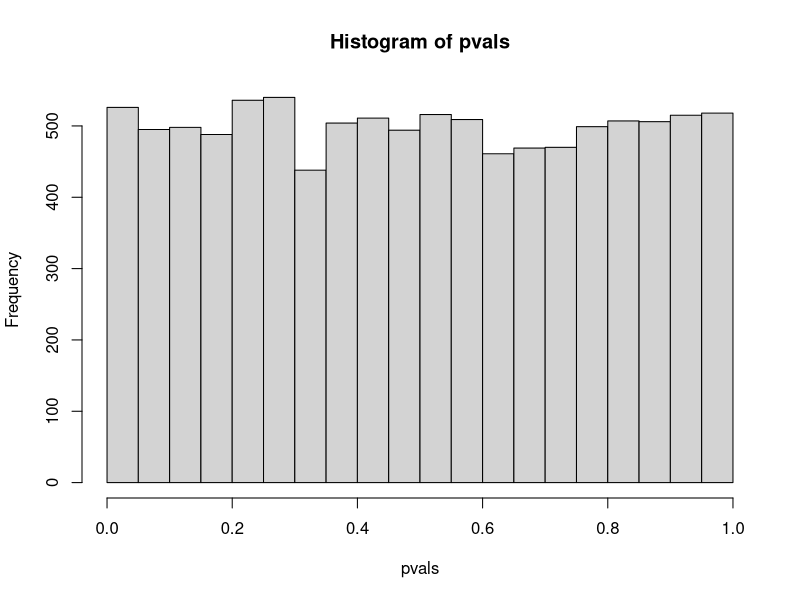
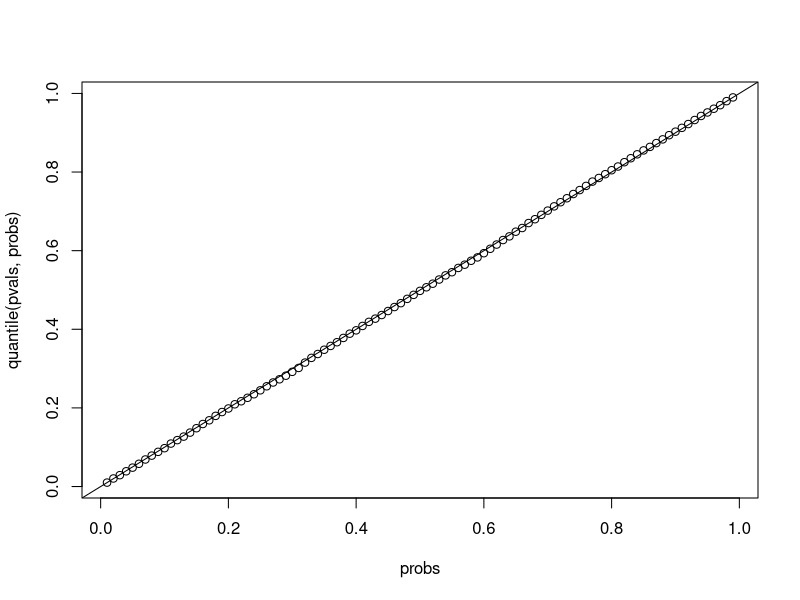
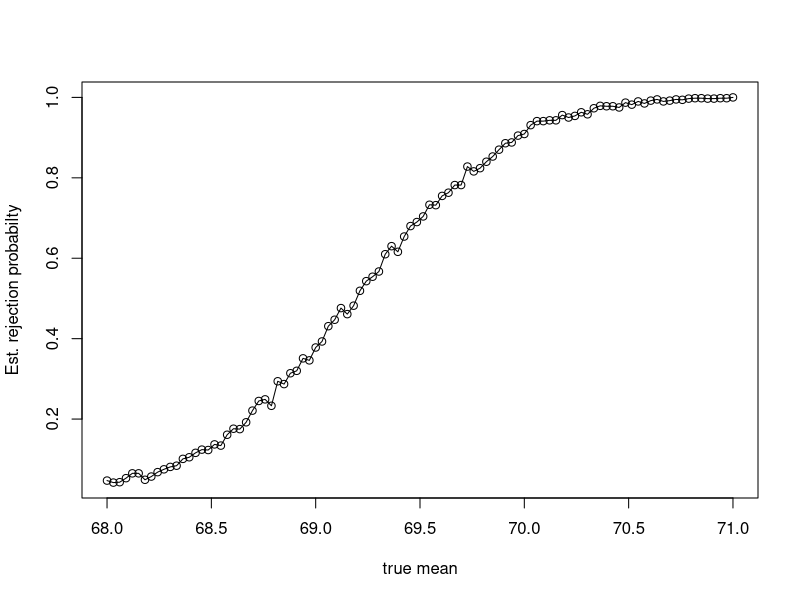
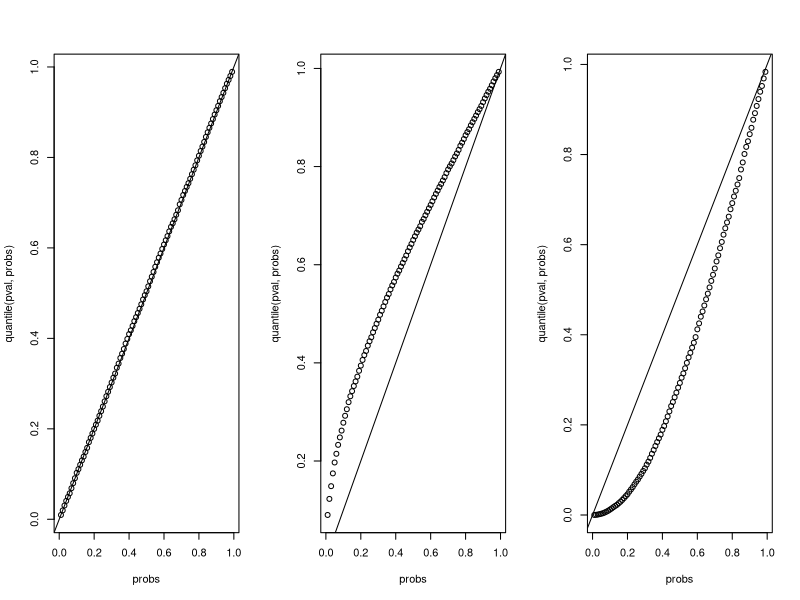
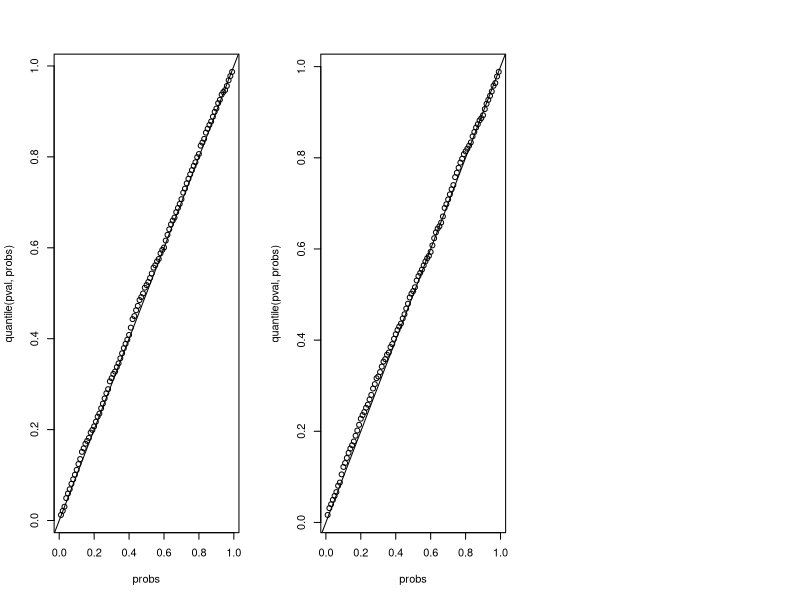

Write R code to recreate these figures, in order.
# 1. (b)

# A simulation to compute a simulated estimate of the coverage probability of a 100(1-alpha)% random confidence interval for the variance, based on an iid sample from N(mu, sigma^2)

# function that generates CI for sigma^2 with alpha/2
make.CI.for.sigma.1=function(x, alpha){
  n=length(x)
  variance=var(x)
  left.pt=(n-1)*variance/qchisq(1-alpha/2, n-1)
  right.pt=(n-1)*variance/qchisq(alpha/2, n-1)
  return(c(left.pt,right.pt))
}

# function that generates CI for sigma^2 with alpha/3
make.CI.for.sigma.2=function(x, alpha){
  n=length(x)
  variance=var(x)
  left.pt=(n-1)*variance/qchisq(1-alpha/3, n-1)
  right.pt=(n-1)*variance/qchisq(2*alpha/3, n-1)
  return(c(left.pt,right.pt))
}

# make score approximate confidence interval for the coverage probability of the random confidence interval for sigma^2 from X_1,,,.,X_n from Normal distribution with alpha/2
score.ci.for.coverage.1=function(reps, n, mu, sigma, alpha, score.c.int){
  dum=rnorm(n=n*reps, mean=mu, sd=sigma)
  x.mat=matrix(dum, nrow=reps, ncol=n)
  ind=apply(x.mat, 1, make.CI.for.sigma.1, alpha=alpha)
  indx=apply(ind, 2, function(x){1*(x[1]<sigma^2)&&(x[2]>sigma^2)})
  s.ci=prop.test(sum(indx), n=reps, p=1-alpha, conf.level=score.c.int)
  return(s.ci)
}
# make score approximate confidence interval for the coverage probability of the random confidence interval for sigma^2 with alpha/3
score.ci.for.coverage.2=function(reps, n, mu, sigma, alpha, score.c.int){
  dum=rnorm(n=n*reps, mean=mu, sd=sigma)
  x.mat=matrix(dum, nrow=reps, ncol=n)
  ind=apply(x.mat, 1, make.CI.for.sigma.2, alpha=alpha)
  indx=apply(ind, 2, function(x){1*(x[1]<sigma^2)&&(x[2]>sigma^2)})
  s.ci=prop.test(sum(indx), n=reps, p=1-alpha, conf.level=score.c.int)
  return(s.ci)
}

set.seed(5701)
# pick some values for the parameters
reps = 10000
n = 10
mu = 68
sigma = 3
alpha = 0.05
score.c.int = 0.99
# 99% score approximate confidence interval for the coverage probability of the random confidence interval for sigma^2 in equation (1)
score.ci.for.coverage.1(reps, n, mu, sigma, alpha, score.c.int)
# 99% score approximate confidence interval for the coverage probability of the random confidence interval for sigma^2 in equation (2)
score.ci.for.coverage.2(reps, n, mu, sigma, alpha, score.c.int)

# 1. (c) WRONG!! WORK IN PROGRESS
reps=10000
n.vec=c(10,50,500,1000,3000)
alpha.vec=c(0.01, 0.05)
score.c.int=0.99


set.seed(5701)
for(n in n.vec){
  for(alpha in alpha.vec){
    results1=score.ci.for.coverage.1(reps, n, mu, sigma, alpha, score.c.int)
    results2=score.ci.for.coverage.2(reps, n, mu, sigma, alpha, score.c.int)
    width1=results1$conf.int[2]-results1$conf.int[1]
    width2=results2$conf.int[2]-results2$conf.int[1]
    if(width1<width2){
      print(paste('With n=',n,'and alpha=',alpha,'(1) is narrower'))
    }
    else
      print(paste('With n=',n,'and alpha=',alpha,'(2) is narrower'))
  }
}

# 1. (d)
# make score approximate confidence interval for the coverage probability of the random confidence interval for sigma^2 from X_1,,,.,X_n from Normal distribution with alpha/2
score.ci.for.coverage.exp.1=function(reps, n, rate, alpha, score.c.int){
  dum=rexp(n=n*reps, rate=1)
  sigma=rate
  x.mat=matrix(dum, nrow=reps, ncol=n)
  ind=apply(x.mat, 1, make.CI.for.sigma.1, alpha=alpha)
  indx=apply(ind, 2, function(x){1*(x[1]<sigma^2)&&(x[2]>sigma^2)})
  s.ci=prop.test(sum(indx), n=reps, p=1-alpha, conf.level=score.c.int)
  return(s.ci)
}

# make score approximate confidence interval for the coverage probability of the random confidence interval for sigma^2 with alpha/3
score.ci.for.coverage.exp.2=function(reps, n, rate, alpha, score.c.int){
  dum=rexp(n=n*reps, rate=rate)
  sigma=rate
  x.mat=matrix(dum, nrow=reps, ncol=n)
  ind=apply(x.mat, 1, make.CI.for.sigma.2, alpha=alpha)
  indx=apply(ind, 2, function(x){1*(x[1]<sigma^2)&&(x[2]>sigma^2)})
  s.ci=prop.test(sum(indx), n=reps, p=1-alpha, conf.level=score.c.int)
  return(s.ci)
}

set.seed(5701)
# pick some values for the parameters
reps=10000
rate=1
n.vec=c(10,50,500)
alpha.vec=c(0.01, 0.05)
score.c.int=0.99
res.mat=matrix(0,length(n.vec)*length(alpha.vec),6)

set.seed(5701)
k=1
for(n in n.vec){
  for(alpha in alpha.vec){
    res.mat[k,1]=n
    res.mat[k,2]=1-alpha
    res.mat[k,3:4]=score.ci.for.coverage.exp.1(reps, n, rate, alpha, score.c.int)$conf.int
    res.mat[k,5:6]=score.ci.for.coverage.exp.2(reps, n, rate, alpha, score.c.int)$conf.int
    k=k+1
  }
}
colnames(res.mat)=c("n","1-alpha","CI with alpha/2 Lower","CI with alpha/2 Upper", "CI with alpha/3 Lower", "CI with alpha/3 Upper")
res.mat
# 1. (e)
library(MASS)
# make score approximate confidence interval for the coverage probability of the random confidence interval for sigma^2 from X_1,,,.,X_n from n-variate Normal distribution with alpha/2
score.ci.for.coverage.mvrnorm.1=function(reps, n, mu, sigma, rho, alpha, score.c.int){
  mean.vec=rep(mu,n)
  covar.mat=matrix(NA, nrow=n, ncol=n)
  for(i in 1:n){
    for(j in 1:n){
      covar.mat[i,j]=sigma^2*rho^abs(i-j)
    }
  }
  x.mat=mvrnorm(reps, mu=mean.vec, Sigma=covar.mat)
  ind=apply(x.mat, 1, make.CI.for.sigma.1, alpha=alpha)
  indx=apply(ind, 2, function(x){1*(x[1]<sigma^2)&&(x[2]>sigma^2)})
  s.ci=prop.test(sum(indx), n=reps, p=1-alpha, conf.level=score.c.int)
  return(s.ci)
}

# make score approximate confidence interval for the coverage probability of the random confidence interval for sigma^2 from X_1,,,.,X_n from n-variate Normal distribution with 2*alpha/3
score.ci.for.coverage.mvrnorm.2=function(reps, n, mu, sigma, rho, alpha, score.c.int){
  mean.vec=rep(mu,n)
  covar.mat=matrix(NA, nrow=n, ncol=n)
  for(i in 1:n){
    for(j in 1:n){
      covar.mat[i,j]=sigma^2*rho^abs(i-j)
    }
  }
  x.mat=mvrnorm(reps, mu=mean.vec, Sigma=covar.mat)
  ind=apply(x.mat, 1, make.CI.for.sigma.2, alpha=alpha)
  indx=apply(ind, 2, function(x){1*(x[1]<sigma^2)&&(x[2]>sigma^2)})
  s.ci=prop.test(sum(indx), n=reps, p=1-alpha, conf.level=score.c.int)
  return(s.ci)
}

set.seed(5701)
# pick some values for the parameters
reps=10000
n.vec=c(10,50,500)
alpha.vec=c(0.01, 0.05)
score.c.int=0.99
mu=68
sigma=3
rho=0.7
res.mat=matrix(0,length(n.vec)*length(alpha.vec),6)

set.seed(5701)
k=1
for(n in n.vec){
  for(alpha in alpha.vec){
    res.mat[k,1]=n
    res.mat[k,2]=1-alpha
    res.mat[k,3:4]=score.ci.for.coverage.mvrnorm.1(reps, n, mu, sigma, rho, alpha, score.c.int)$conf.int
    res.mat[k,5:6]=score.ci.for.coverage.mvrnorm.2(reps, n, mu, sigma, rho, alpha, score.c.int)$conf.int
    k=k+1
  }
}
colnames(res.mat)=c("n","1-alpha","CI with alpha/2 Lower","CI with alpha/2 Upper", "CI with alpha/3 Lower", "CI with alpha/3 Upper")
res.mat

# 2. (a)
# The following function produces a realization of reps independent copies of random p-value in a two-sample t-test of
# H_0: mu1=mu2
# These realizations could be used to estimate the distribution of the random p-value.
# Returns a vector of reps realization of the random p-value.
est.pval.dist=function(n1, n2, mu1, mu2, sigma1, sigma2, alpha, reps=1e4){
  # create a vector that will record the observed p-values
  pvalue.list=numeric(reps)
  for(r in 1:reps){
    # generate a realization of X_1,..,X_n iid N(mu1, sigma^2)
    x.list=mu1+sigma1*rnorm(n1)
    # compute the realization of the (random) sample mean
    xbar=mean(x.list)
    # compute the realization of the (random) sample standard dev.
    sigmax=sd(x.list)
    # generate a realization of Y_1,..,Y_n iid N(mu2, sigma^2)
    y.list=mu2+sigma2*rnorm(n2)
    # compute the realization of the (random) sample mean
    ybar=mean(y.list)
    # compute the realization of the (random) sample standard dev.
    sigmay=sd(y.list)
    
    # compute Sp
    pooled.var=((n1-1)*sigmax^2+(n2-1)*sigmay^2)/(n1+n2-2)
    # compute test statistic realization
    t=(xbar-ybar)/(sqrt(pooled.var)*sqrt(1/n1+1/n2))
    
    # compute the two-sided alternative observed p-value
    pvalue.list[r]=2*pt(-abs(t), n1+n2-2)
  }
  return(pvalue.list)
}
set.seed(5701)
pvals=est.pval.dist(n1=25, n2=25, mu1=68, mu2=68, sigma1=3, sigma2=3, alpha=0.05)

# make histogram of the observed p-values
hist(pvals)
probs=seq(0.01, 0.99, 0.01)
plot(probs, quantile(pvals, probs))
abline(0,1)

# 2. (b)
# The following function computes a simulated estimate of the power of a two-sample t-test of
# H_0: mu1=mu2
# performed with an iid sample of size n from N(mu, sigma^2). These realizations could be used to estimate the distribution of the random p-value.
# If mu1=mu2, then this function computes a simulated estimate of the Type I error prob.
# Returns the proportion of reps for which the null hypothesis was rejected.
fast.est.power.ttest=function(n1, n2, mu1, mu2, alpha, sigma1, sigma2, reps=1e3){
  x.mat=matrix(mu1+sigma1*rnorm(reps*n1), nrow=reps, ncol=n1)
  # compute the reps observed sample means
  xbar.list=apply(x.mat, 1, mean)
  # compute the reps observed sample sd's
  x.s.list=apply(x.mat, 1, sd)
  
  y.mat=matrix(mu2+sigma2*rnorm(reps*n2), nrow=reps, ncol=n2)
  # compute the reps observed sample means
  ybar.list=apply(y.mat, 1, mean)
  # compute the reps observed sample sd's
  y.s.list=apply(y.mat, 1, sd)
  
  # compute the reps observed realizations of T
  # compute Sp
  pooled.var=numeric(reps)
  t.list=numeric(reps)
  for(i in 1:reps){
    pooled.var[i]=((n1-1)*x.s.list[i]^2+(n2-1)*y.s.list[i]^2)/(n1+n2-2)
    # compute test statistic realization
    t.list[i]=(xbar.list[i]-ybar.list[i])/(sqrt(pooled.var[i])*sqrt(1/n1+1/n2))
  }
  #return(t.list)
  
  # compute the proportion of rejected null hypotheses
  prop.rejected=mean(abs(t.list)>qt(1-alpha/2, n1+n2-2))
  return(prop.rejected)
}

# make power curve for two-samaple t-test as mu2 increases with mu1=68, alpha=0.05, sigma=3
set.seed(5701)
numpts=100
mu2.seq=seq(from=68, to=71, length.out = numpts)
power.est=numeric(numpts)
for(i in 1:numpts){
  power.est[i]=fast.est.power.ttest(n1=50, n2=50, mu1=68, alpha=0.05, mu2=mu2.seq[i], sigma1=3, sigma2=3, reps=1e3)
}
plot(mu2.seq, power.est, type="o", xlab="true mean", ylab="Est. rejection probabilty")

# 2. (c)
mu1=68
mu2=68.5
sigma1=3
sigma2=3
alpha=0.05
reps=1e3
length.n=100
n.seq=seq(from=500, by=50, length.out=length.n)
results=numeric(length(n.seq))
for(i in 1:length(n.seq)){
  results[i]=fast.est.power.ttest(n1=n.seq[i], n2=n.seq[i], mu1=68, mu2=68.5, alpha=0.05, sigma1=3, sigma2=3, reps=1e3)
}
n.seq[which.min(abs(results - 0.95))]

# 2. (d)
pvals.1=est.pval.dist(n1=100, n2=100, mu1=68, mu2=68, sigma1=3, sigma2=6)
pvals.2=est.pval.dist(n1=20, n2=100, mu1=68, mu2=68, sigma1=3, sigma2=6)
pvals.3=est.pval.dist(n1=100, n2=20, mu1=68, mu2=68, sigma1=3, sigma2=6)

# make QQplot comparing the data percentiles of the observed p-values to the Unif(0,1) percentiles
drawQQplot=function(pval){
  probs=seq(0.01, 0.99, 0.01)
  plot(probs, quantile(pval, probs))
  abline(0,1)
}

par(mfrow=c(1,3))
drawQQplot(pvals.1)
drawQQplot(pvals.2)
drawQQplot(pvals.3)
quantile(pvals.1, c(0.01, 0.05))
quantile(pvals.2, c(0.01, 0.05))
quantile(pvals.3, c(0.01, 0.05))

# 2. (e)
library(MASS)
pval.mvrnorm=function(reps, n, mu1, mu2, sigma, rho){
  mu.vec=c(mu1, mu2)
  covar=matrix(0, nrow=2, ncol=2)
  covar[1,1]=covar[2,2]=sigma^2
  covar[1,2]=covar[2,1]=sigma^2*rho
  pvals=numeric(reps)
  for(r in 1:reps){
    xy=mvrnorm(n, mu.vec, covar)
    result=t.test(xy[,1], xy[,2], var.equal = TRUE)
    pvals[r]=result$p.value
  }
  pvals
}
set.seed(5701)
pvals.i=pval.mvrnorm(reps=1e3, n=20, mu1=68, mu2=68, sigma=3, rho=0.01)
pvals.ii=pval.mvrnorm(reps=1e3, n=20, mu1=68, mu2=68, sigma=3, rho=0.1)
par(mfrow=c(1,3))
drawQQplot(pvals.i)
drawQQplot(pvals.ii)
quantile(pvals.i, c(0.01, 0.05))
quantile(pvals.ii, c(0.01, 0.05))

# 3. (d)
# function to calculate simulated SE for shrinkage estimator
shrinkage.est=function(x,mu,a){
  (a*mean(x)-mu)^2
}
# function to calculate simulated SE for likelihood estimator
likelihood.est = function(x,mu){
  (mean(x)-mu)^2
}
# make function to return simulated SEs for likelihood and shrinkage estimates
get.se = function(x,mu,a){ 
  diff=likelihood.est(x,mu)-shrinkage.est(x,mu,a)
  return(c(shrinkage.est(x,mu,a), likelihood.est(x,mu), diff))
}

# make function that calculate simulated MSE for shrinkage est, likelihood est, and difference est with 1e4 reps.
get.mse=function(reps=1e4,mu,n){
  x.list=matrix(rexp(n*reps,1/mu), nrow=reps, ncol=n)
  ahat=n/(n+1)
  # squared errors
  ses=apply(x.list, 1, get.se, mu=mu, a=ahat)
  ci.1=t.test(x=ses[1,], conf.level=0.99)$conf.int
  ci.2=t.test(x=ses[2,], conf.level=0.99)$conf.int
  ci.3=t.test(x=ses[3,], conf.level=0.99)$conf.int
  # make mean squared error
  mses=apply(ses,1,mean)
  return(list("MSE"=mses,"CI.shrinkage"=ci.1,"CI.likelihood"=ci.2,"CI.differ"=ci.3))
}

k=1
n.vec=c(5,10,50)
mu.vec=c(0.5,1,10)
res.mat=matrix(0,length(n.vec)*length(mu.vec),12)
for(n in n.vec){
  for(mu in mu.vec){
    MSEs=get.mse(reps=1e3,mu=mu,n=n)
    res.mat[k,1:2]=c(n,mu)
    res.mat[k,3] = MSEs$MSE[1]
    res.mat[k,4] = (1/(n+1))*mu^2
    res.mat[k,5:6]= MSEs$CI.shrinkage
    res.mat[k,7] = MSEs$MSE[2]
    res.mat[k,8] = mu^2/n
    res.mat[k,9:10]= MSEs$CI.likelihood
    res.mat[k,11:12] = MSEs$CI.differ
    k=k+1
  }
}
colnames(res.mat)=c("n","mu","Sim. Shrinkage estimate","Formula estimate","Sim. shrinkage 99% Lower","Upper","Sim. Likelihood estimate","Formula estimate","Sim. Likelihood 99% Lower","Upper","Sim. Difference estimate 99% lower", "Upper")
res.mat
